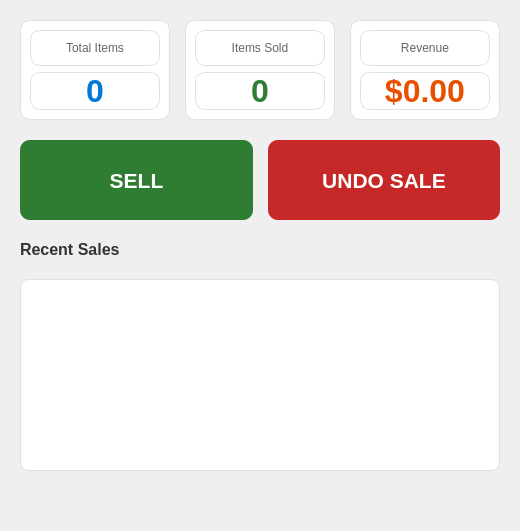
          <widget class="QWidget" name="dashboardContent">
           <layout class="QVBoxLayout" name="dashboardLayout">
            <property name="spacing">
             <number>20</number>
            </property>
            <property name="leftMargin">
             <number>20</number>
            </property>
            <property name="rightMargin">
             <number>20</number>
            </property>
            <property name="topMargin">
             <number>20</number>
            </property>
            <property name="bottomMargin">
             <number>20</number>
            </property>
            <!-- Stats row -->
            <item>
             <layout class="QHBoxLayout" name="statsLayout">
              <property name="spacing">
               <number>15</number>
              </property>
              <item>
               <widget class="QFrame" name="cardTotalItems">
                <property name="minimumSize">
                 <size>
                  <width>150</width>
                  <height>100</height>
                 </size>
                </property>
                <property name="styleSheet">
                 <string notr="true">QFrame { background: white; border-radius: 10px; border: 1px solid #e0e0e0; }</string>
                </property>
                <layout class="QVBoxLayout" name="cardTotalItemsLayout">
                 <item>
                  <widget class="QLabel" name="lblTotalItemsTitle">
                   <property name="text">
                    <string>Total Items</string>
                   </property>
                   <property name="styleSheet">
                    <string notr="true">color: #666; font-size: 12px;</string>
                   </property>
                   <property name="alignment">
                    <set>Qt::AlignCenter</set>
                   </property>
                  </widget>
                 </item>
                 <item>
                  <widget class="QLabel" name="lblTotalItemsValue">
                   <property name="text">
                    <string>0</string>
                   </property>
                   <property name="styleSheet">
                    <string notr="true">color: #0078d4; font-size: 32px; font-weight: bold;</string>
                   </property>
                   <property name="alignment">
                    <set>Qt::AlignCenter</set>
                   </property>
                  </widget>
                 </item>
                </layout>
               </widget>
              </item>
              <item>
               <widget class="QFrame" name="cardItemsSold">
                <property name="minimumSize">
                 <size>
                  <width>150</width>
                  <height>100</height>
                 </size>
                </property>
                <property name="styleSheet">
                 <string notr="true">QFrame { background: white; border-radius: 10px; border: 1px solid #e0e0e0; }</string>
                </property>
                <layout class="QVBoxLayout" name="cardItemsSoldLayout">
                 <item>
                  <widget class="QLabel" name="lblItemsSoldTitle">
                   <property name="text">
                    <string>Items Sold</string>
                   </property>
                   <property name="styleSheet">
                    <string notr="true">color: #666; font-size: 12px;</string>
                   </property>
                   <property name="alignment">
                    <set>Qt::AlignCenter</set>
                   </property>
                  </widget>
                 </item>
                 <item>
                  <widget class="QLabel" name="lblItemsSoldValue">
                   <property name="text">
                    <string>0</string>
                   </property>
                   <property name="styleSheet">
                    <string notr="true">color: #2e7d32; font-size: 32px; font-weight: bold;</string>
                   </property>
                   <property name="alignment">
                    <set>Qt::AlignCenter</set>
                   </property>
                  </widget>
                 </item>
                </layout>
               </widget>
              </item>
              <item>
               <widget class="QFrame" name="cardRevenue">
                <property name="minimumSize">
                 <size>
                  <width>150</width>
                  <height>100</height>
                 </size>
                </property>
                <property name="styleSheet">
                 <string notr="true">QFrame { background: white; border-radius: 10px; border: 1px solid #e0e0e0; }</string>
                </property>
                <layout class="QVBoxLayout" name="cardRevenueLayout">
                 <item>
                  <widget class="QLabel" name="lblRevenueTitle">
                   <property name="text">
                    <string>Revenue</string>
                   </property>
                   <property name="styleSheet">
                    <string notr="true">color: #666; font-size: 12px;</string>
                   </property>
                   <property name="alignment">
                    <set>Qt::AlignCenter</set>
                   </property>
                  </widget>
                 </item>
                 <item>
                  <widget class="QLabel" name="lblRevenueValue">
                   <property name="text">
                    <string>$0.00</string>
                   </property>
                   <property name="styleSheet">
                    <string notr="true">color: #e65100; font-size: 32px; font-weight: bold;</string>
                   </property>
                   <property name="alignment">
                    <set>Qt::AlignCenter</set>
                   </property>
                  </widget>
                 </item>
                </layout>
               </widget>
              </item>
             </layout>
            </item>
            <!-- Quick actions -->
            <item>
             <layout class="QHBoxLayout" name="actionsLayout">
              <property name="spacing">
               <number>15</number>
              </property>
              <item>
               <widget class="QPushButton" name="btnDashboardSell">
                <property name="text">
                 <string>SELL</string>
                </property>
                <property name="minimumSize">
                 <size>
                  <width>0</width>
                  <height>80</height>
                 </size>
                </property>
                <property name="font">
                 <font>
                  <pointsize>16</pointsize>
                  <weight>75</weight>
                  <bold>true</bold>
                 </font>
                </property>
                <property name="styleSheet">
                 <string notr="true">QPushButton { background-color: #2e7d32; color: white; border: none; border-radius: 10px; } QPushButton:hover { background-color: #1b5e20; }</string>
                </property>
                <property name="cursor">
                 <enum>Qt::PointingHandCursor</enum>
                </property>
               </widget>
              </item>
              <item>
               <widget class="QPushButton" name="btnUndoSale">
                <property name="text">
                 <string>UNDO SALE</string>
                </property>
                <property name="minimumSize">
                 <size>
                  <width>0</width>
                  <height>80</height>
                 </size>
                </property>
                <property name="font">
                 <font>
                  <pointsize>16</pointsize>
                  <weight>75</weight>
                  <bold>true</bold>
                 </font>
                </property>
                <property name="styleSheet">
                 <string notr="true">QPushButton { background-color: #c62828; color: white; border: none; border-radius: 10px; } QPushButton:hover { background-color: #8e0000; }</string>
                </property>
                <property name="cursor">
                 <enum>Qt::PointingHandCursor</enum>
                </property>
               </widget>
              </item>
             </layout>
            </item>
            <!-- Recent sales -->
            <item>
             <widget class="QLabel" name="lblRecentSales">
              <property name="text">
               <string>Recent Sales</string>
              </property>
              <property name="styleSheet">
               <string notr="true">color: #333; font-size: 16px; font-weight: bold;</string>
              </property>
             </widget>
            </item>
            <item>
             <widget class="QListWidget" name="lstRecentSales">
              <property name="styleSheet">
               <string notr="true">QListWidget { background: white; border: 1px solid #e0e0e0; border-radius: 8px; font-size: 13px; }</string>
              </property>
              <property name="minimumSize">
               <size>
                <width>0</width>
                <height>150</height>
               </size>
              </property>
             </widget>
            </item>
            <item>
             <spacer name="dashboardSpacer">
              <property name="orientation">
               <enum>Qt::Vertical</enum>
              </property>
              <property name="sizeHint" stdset="0">
               <size>
                <width>20</width>
                <height>40</height>
               </size>
              </property>
             </spacer>
            </item>
           </layout>
          </widget>
